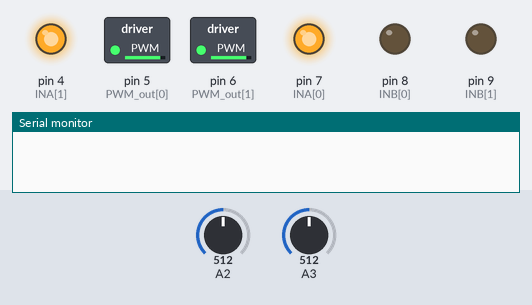
Recording of a sketch running on a simulated Arduino Uno, built with avr-gcc and run on an emulated ATmega328P. On the bench: switched loads named in the sketch (green lamp = pin HIGH), output pins drawn as LEDs (lit = HIGH), the last lines printed to the serial monitor. The inputs (shaded band) are chosen by the test bench; at power-on: A2 = 512, A3 = 512.

Above: at 0.05 s.
At 10.75 s:
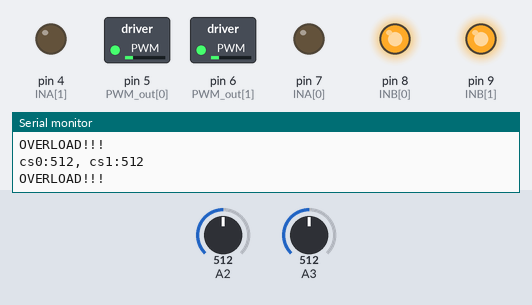
At 16.15 s:
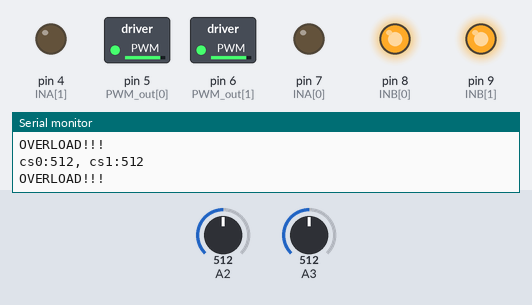
At 21.55 s:
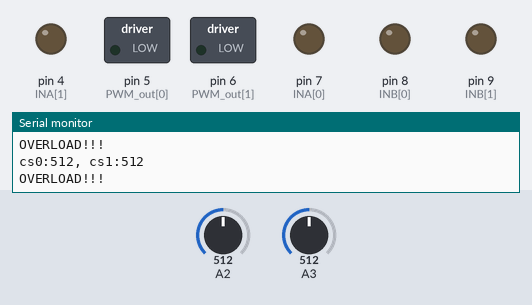
Timing chart, 0 to 28.1 s (numbered marks = the images above):
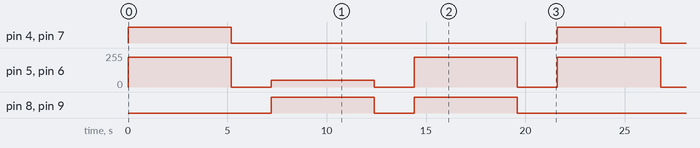

Measured:
- by itself, pin 4 (INA[1]), pin 7 (INA[0]): alternates HIGH for 5.2 s and LOW for 16.4 s
- by itself, pin 5 (PWM_out[0]), pin 6 (PWM_out[1]): repeats every 21.6 s: 0/255 2.0 s, 50/255 5.2 s, 2 × (0/255 2.0 s, 225/255 5.2 s)
- by itself, pin 8 (INB[0]), pin 9 (INB[1]): repeats every 21.6 s: LOW 2.0 s, HIGH 5.2 s, LOW 9.2 s, HIGH 5.2 s

The sketch:

MonsterMotoShield_test.ino
```cpp
/*  MonsterMotoShiel_test - Testing Monster Moto Shield for Arduino */
#define CW   1
#define CCW  2
#define CS_THRESHOLD 50
#define PWM_MAX 225
#define PWM_SLOW 50
#define RUNNING_TIME_MS 5000

/*  VNH2SP30 pin definitions */
int INA[2] = {7, 4};  // INA: Clockwise input
int INB[2] = {8, 9}; // INB: Counter-clockwise input
int PWM_out[2] = {5, 6}; // PWM output
int CS[2] = {2, 3}; // CS: Current sense analog input
int EN[2] = {0, 1}; // EN: Status of switches output (Analog pin)

void setup(){
  Serial.begin(9600);
  // Initialize digital pins as outputs
  for (int i=0; i<2; i++){
    pinMode(INA[i], OUTPUT);
    pinMode(INB[i], OUTPUT);
    pinMode(PWM_out[i], OUTPUT);
  }
  // Turn Off all motors
  for (int i=0; i<2; i++){
    motorOff(i);
  }
}// void setup()

void loop(){
  motorGo(0, CW, PWM_MAX);
  motorGo(1, CW, PWM_MAX);
  waitAndTurnMotorsOff(RUNNING_TIME_MS);
  motorGo(0, CCW, PWM_SLOW);
  motorGo(1, CCW, PWM_SLOW);
  waitAndTurnMotorsOff(RUNNING_TIME_MS);
  motorGo(0, CCW, PWM_MAX);
  motorGo(1, CCW, PWM_MAX);
  waitAndTurnMotorsOff(RUNNING_TIME_MS);
}// void loop()

void printCurrentSense(){
  int cs0 = analogRead(CS[0]);
  int cs1 = analogRead(CS[1]);
  Serial.println("cs0:"+String(cs0)+", cs1:"+String(cs1));
  if (cs0 > CS_THRESHOLD || cs1 > CS_THRESHOLD){
    Serial.println("OVERLOAD!!!");
  }
}// void printCurrentSense()

void waitAndTurnMotorsOff(int time_ms){
  delay(200);
  printCurrentSense();
  delay(time_ms);
  motorOff(0);
  motorOff(1);
  delay(2000);
}// void waitAndTurnMotorsOff(int time_ms)

void motorOff(int motor){
  for (int i=0; i<2; i++){
    digitalWrite(INA[i], LOW); // Brake to GND
    digitalWrite(INB[i], LOW); // Brake to GND
  }// for
  analogWrite(PWM_out[motor], 0);
}// void motorOff(int motor)

/* motorGo() will set a motor going in a specific direction
 - motors are labeled as 0 and 1
 - direct: Should be between 0 and 3, with the following result
 1: Clockwise
 2: CounterClockwise
 - PWM_out: should be a value between 0 and 255
 */
void motorGo(uint8_t motor, uint8_t direct, uint8_t m_pwm){
  if (motor <= 1 && m_pwm <=255){
      // Set inA[motor]
      if (direct == 1){
        digitalWrite(INA[motor], HIGH);
        digitalWrite(INB[motor], LOW);
      }
      else if (direct == 2){
        digitalWrite(INA[motor], LOW);
        digitalWrite(INB[motor], HIGH);
      }
      analogWrite(PWM_out[motor], m_pwm);
  }// if (motor <= 1 && m_PWM_out <=255)
}// void motorGo(uint8_t motor, uint8_t direct, uint8_t m_pwm)
```
